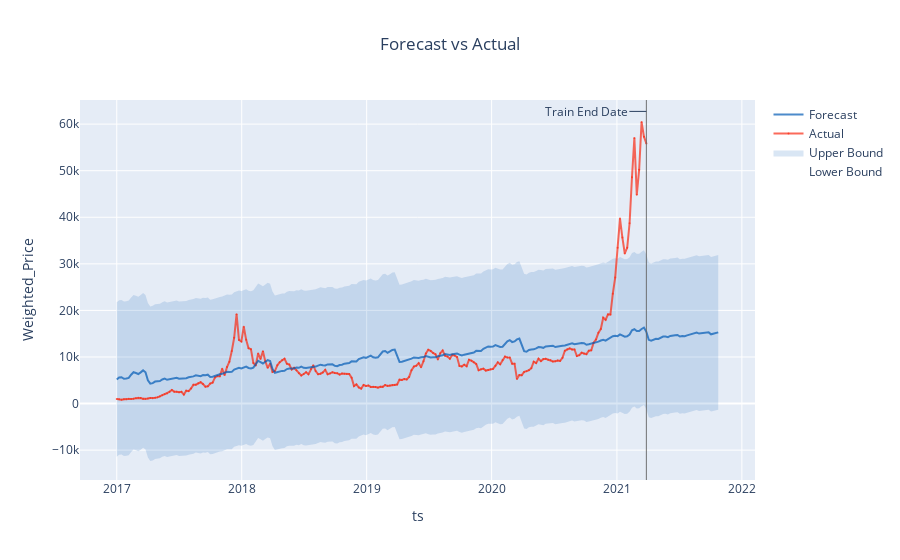

Notebook cell for this chart:
### Markdown cell above
<h1 style="background-color:#FF85A3;font-size:20px;color:#00033E;font-weight : bold">Forecast :</h1>

### Code cell
forecast = result.forecast
fig = forecast.plot().show()

### Figure 1 — Plotly figure (JSON) as saved in the notebook; plotly's stock layout.template omitted (floating-point values rounded to 4 significant figures; data arrays with more than 128 entries replaced by an {"elided": "..."} marker saying what was removed)
{"data": [{"legendgroup": "interval", "line": {"color": "rgba(0, 90, 181, 0.5)", "width": 0}, "mode": "lines", "name": "Lower Bound", "type": "scatter", "x": {"elided": "252 str values"}, "y": {"elided": "252 float values"}}, {"fill": "tonexty", "fillcolor": "rgba(0, 90, 181, 0.15)", "legendgroup": "interval", "line": {"color": "rgba(0, 90, 181, 0.5)", "width": 0}, "mode": "lines", "name": "Upper Bound", "type": "scatter", "x": {"elided": "252 str values"}, "y": {"elided": "252 float values"}}, {"line": {"color": "rgba(250, 43, 20, 0.7)"}, "marker": {"color": "rgba(250, 43, 20, 0.7)", "size": 2}, "mode": "lines+markers", "name": "Actual", "opacity": 1, "type": "scatter", "x": {"elided": "252 str values"}, "y": {"elided": "252 float values"}}, {"line": {"color": "rgba(0, 90, 181, 0.7)", "dash": "solid"}, "name": "Forecast", "type": "scatter", "x": {"elided": "252 str values"}, "y": {"elided": "252 float values"}}], "layout": {"annotations": [{"arrowhead": 0, "ax": -60, "ay": 0, "showarrow": true, "text": "Train End Date", "x": "2021-03-28T00:00:00", "xref": "x", "y": 0.97, "yref": "paper"}], "legend": {"traceorder": "reversed"}, "shapes": [{"line": {"color": "rgba(100, 100, 100, 0.9)", "width": 1}, "type": "line", "x0": "2021-03-28T00:00:00", "x1": "2021-03-28T00:00:00", "xref": "x", "y0": 0, "y1": 1, "yref": "paper"}], "showlegend": true, "title": {"text": "Forecast vs Actual", "x": 0.5}, "xaxis": {"title": {"text": "ts"}}, "yaxis": {"title": {"text": "Weighted_Price"}}}}
